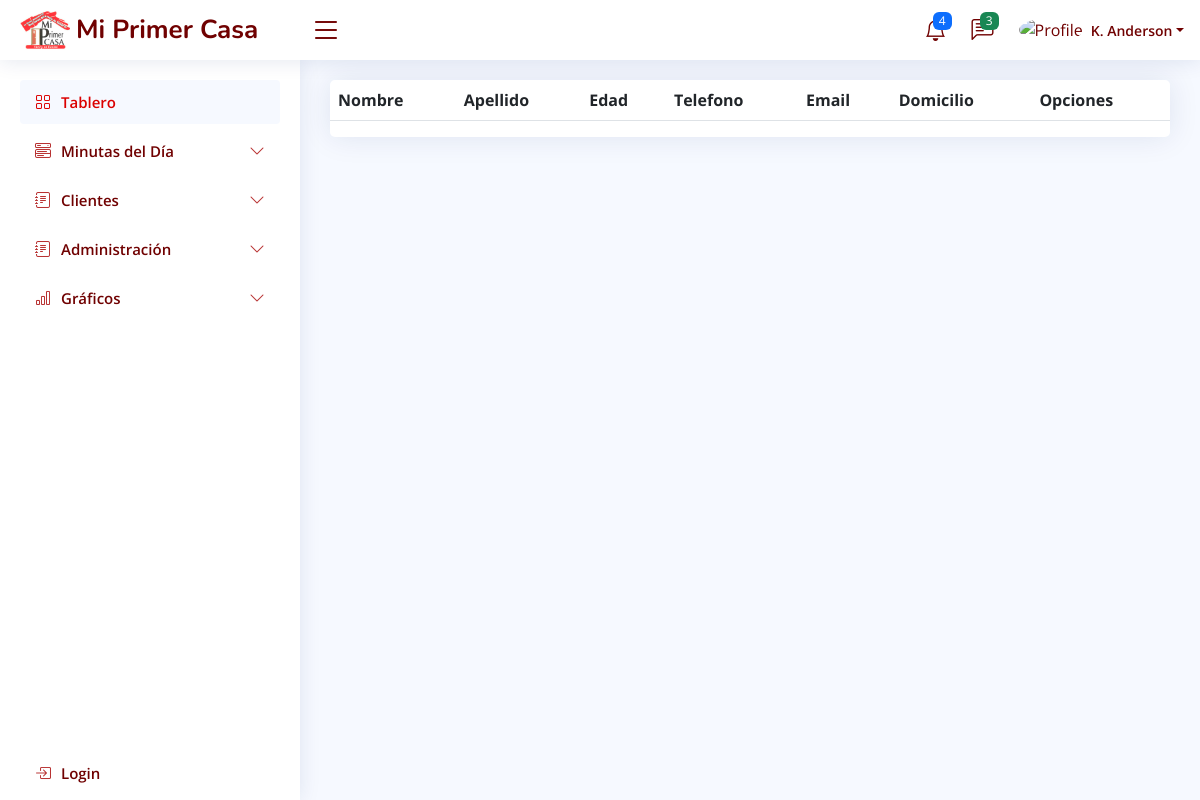
The page /personas/ on the database as committed earlier.
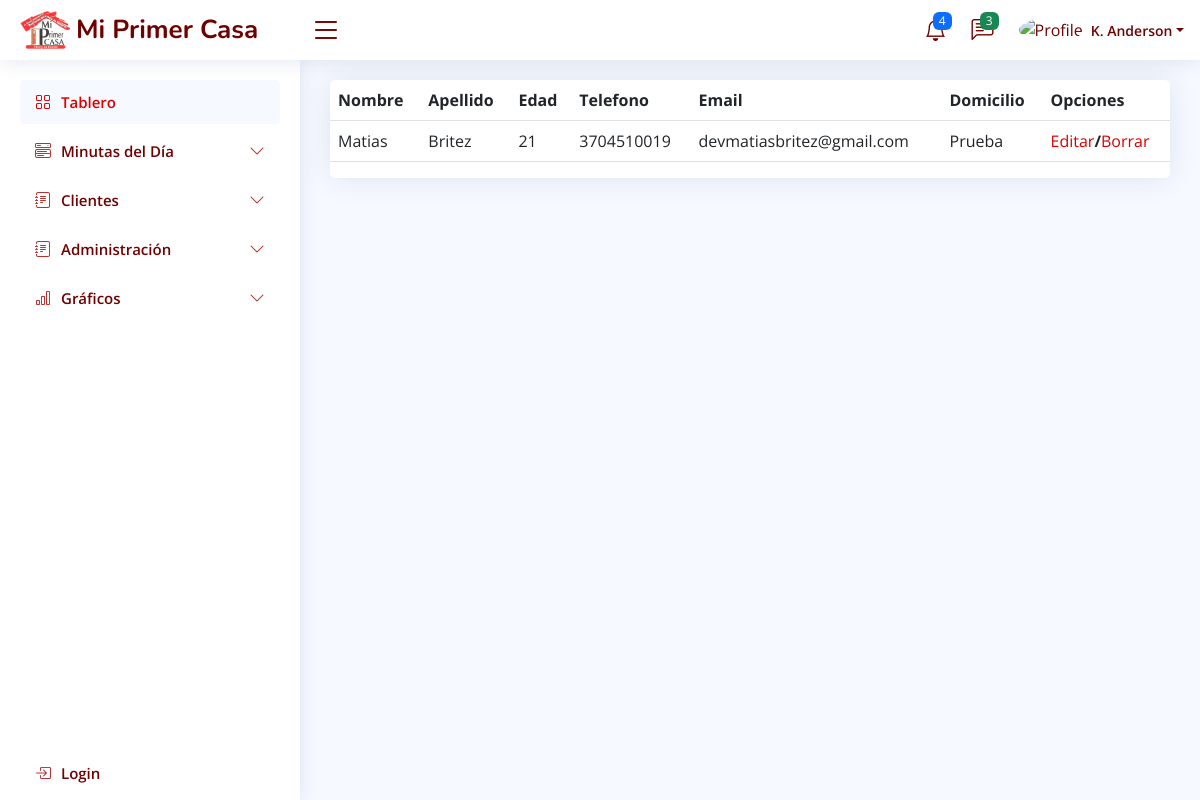
The same page on the database as committed later.
### apps/personas/models.py (models this page shows, shortened)
class Personas(models.Model):
    id_persona = models.AutoField(primary_key=True)
    nombre = models.CharField(max_length=50)
    apellido = models.CharField(max_length=50)
    edad = models.IntegerField()
    telefono = models.CharField(max_length=12)
    email = models.EmailField()
    domicilio = models.TextField()

### apps/personas/views.py (the view)
# urls.py: path('', views.vista_personas, name='vista_personas'),
def vista_personas(request):
    personas = Personas.objects.all()
    context = {
        'personas': personas,
    }
    return render(request, 'personas/personas.html', context)

### mpc/templates/personas/personas.html
{% extends 'base.html' %}
{% block main %}
<div class="card-group">
    <div class="card">
        <table class="table">
            <thead>
                <tr>
                    <th>Nombre</th>
                    <th>Apellido</th>
                    <th>Edad</th>
                    <th>Telefono</th>
                    <th>Email</th>
                    <th>Domicilio</th>
                    <th>Opciones</th>
                </tr>
            </thead>
            <tbody>
                {% for persona in personas %}
                <tr>
                    <td>{{persona.nombre}}</td>
                    <td>{{persona.apellido}}</td>
                    <td>{{persona.edad}}</td>
                    <td>{{persona.telefono}}</td>
                    <td>{{persona.email}}</td>
                    <td>{{persona.domicilio}}</td>
                    <td><a href="editar_persona/{{persona.id_persona}}">Editar</a><b>/</b><a href="eliminar_persona/{{persona.id_persona}}">Borrar</a></td>
                </tr>
                {% endfor %}
            </tbody>
        </table>
    </div>
</div>
{% endblock main %}

Rows that differ between the two databases and show on the page:
added Personas: nombre "Matias", apellido "Britez", edad "21", telefono "3704510019", email "devmatiasbritez@gmail.com", domicilio "Prueba"
